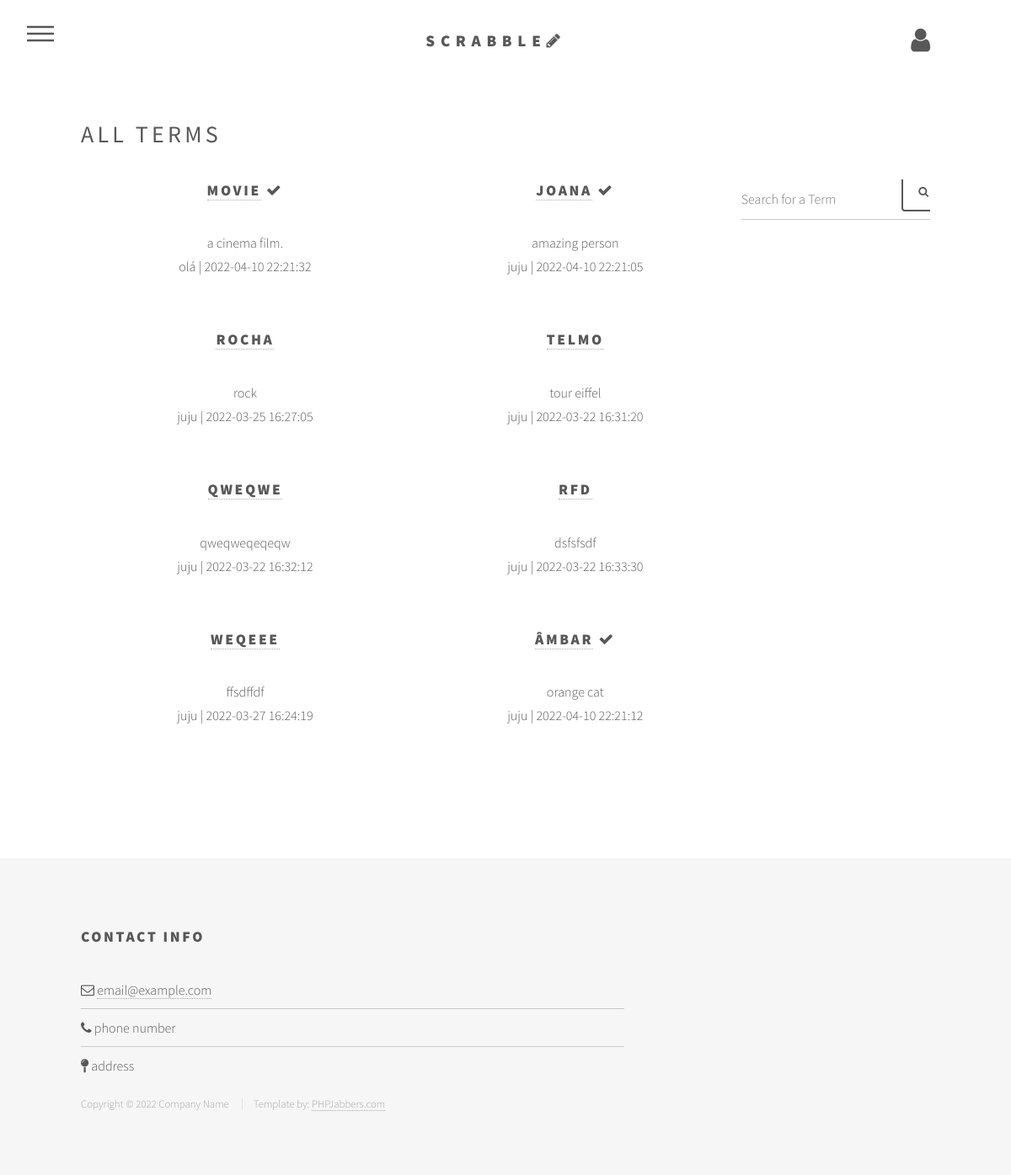
/terms.php (signed in), run on the app's committed database.
### tables this page shows
CREATE TABLE `terms` (
  `id` int(11) NOT NULL,
  `title` varchar(50) NOT NULL,
  `description` text NOT NULL,
  `timestamp` timestamp NOT NULL DEFAULT current_timestamp() ON UPDATE current_timestamp(),
  `username` varchar(50) NOT NULL,
  `verification` tinyint(1) DEFAULT NULL
);

### terms.php (the view, shortened to what this page needs)
<?php
  if (isset($_SESSION['user_email']) && isset($_SESSION['user_username'])) {
?>
<html>
	<head>
		<link rel="stylesheet" href="assets/bootstrap/css/bootstrap.min.css" />
		<link rel="stylesheet" href="assets/css/main.css" />
	</head>
	<body class="is-preload">
			<div id="wrapper">
					<header id="header">
						<div class="inner">
								<a href="index.php" class="logo">
								<center><span class="title">Scrabble</span><span class="fa fa-pencil"></span></center>
								</a>
								<nav>
									<ul>
										<li><a href="#menu">Menu</a></li>
									</ul>
								</nav>
        					<a href="account.php"><i class="fa fa-user fa-2x" style="float: right;"></i></a>
						</div>
					</header>
					<div id="main">
						<br>
						<div class="inner">
                        <h3 class="h3">All terms</i></h3>
							<br>
							<div class="container-fluid">
								<div class="row">
									<div class="col-9">
										<div class="row">
                                                <?php
												$conn = mysqli_connect("localhost", "root", "admin", "atw");
												$sql= "SELECT * FROM terms" ;
												$result= $conn-> query($sql);
												while ($row= $result-> fetch_assoc()){
													echo '<div class="col-sm-6 text-center">';
													echo "<h2><a href='termPage.php?id=".$row["id"]."'>", $row["title"], '</a>';
													 if ( $row['verification'] == "1" ) { ?>
														<span class="fa fa-check"></span>
													   <?php }
													 echo '</h2>';
													echo $row["description"];
													echo "<br>";
      												echo "<p>", $row["username"], "&nbsp;|&nbsp;", $row["timestamp"], "</p>";
													echo "<br>";
													echo '</div>';
												}
												?>
										</div>
									</div>
									<div class="col-3">
										<form action="search.php" method="POST">
											<input type="text" name="search" placeholder="Search for a Term">
											<button type="submit" name="submit-search" style="margin-left:190px; margin-top:-55px;"><i class="fa fa-search"></i></button>
										</form>
				                    </div>
								</div>
							</div>
						</div>
					</div>
                <footer id="footer">
						<div class="inner">
							<section>
								<h2>Contact Info</h2>
								<ul class="alt">
									<li><span class="fa fa-envelope-o"></span> <a href="#">email@example.com</a></li>
									<li><span class="fa fa-phone"></span> phone number </li>
									<li><span class="fa fa-map-pin"></span> address </li>
								</ul>
							</section>
							<ul class="copyright">
							<li>Copyright © 2022 Company Name </li>
							<li>Template by: <a href="https://www.phpjabbers.com/">PHPJabbers.com</a></li>
							</ul>
						</div>
					</footer>
			</div>
	</body>
</html>
<?php
}else {
   header("location: login.php");
}
 ?>

### data on the page
terms: title "MOVIE", verification 1 (drawn), description "a cinema film.", username "olá", timestamp "2022-04-10 22:21:32"
terms: title "JOANA", verification 1 (drawn), description "amazing person", username "juju", timestamp "2022-04-10 22:21:05"
terms: title "ROCHA", description "rock", username "juju", timestamp "2022-03-25 16:27:05"
terms: title "TELMO", description "tour eiffel", username "juju", timestamp "2022-03-22 16:31:20"
terms: title "QWEQWE", description "qweqweqeqeqw", username "juju", timestamp "2022-03-22 16:32:12"
terms: title "RFD", description "dsfsfsdf", username "juju", timestamp "2022-03-22 16:33:30"
terms: title "WEQEEE", description "ffsdffdf", username "juju", timestamp "2022-03-27 16:24:19"
terms: title "ÂMBAR", verification 1 (drawn), description "orange cat", username "juju", timestamp "2022-04-10 22:21:12"
